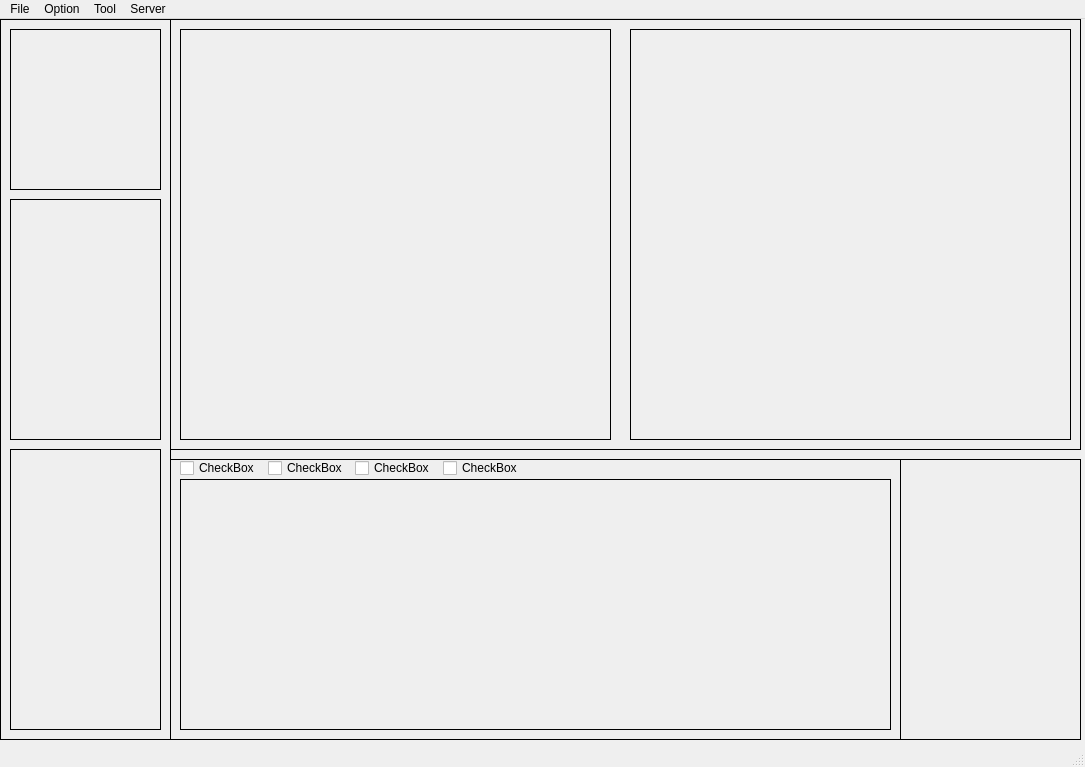
<?xml version="1.0" encoding="UTF-8"?>
<ui version="4.0">
 <class>MainWindow</class>
 <widget class="QMainWindow" name="MainWindow">
  <property name="geometry">
   <rect>
    <x>0</x>
    <y>0</y>
    <width>1085</width>
    <height>767</height>
   </rect>
  </property>
  <property name="windowTitle">
   <string>MainWindow</string>
  </property>
  <widget class="QWidget" name="centralwidget">
   <widget class="QFrame" name="frame_3">
    <property name="geometry">
     <rect>
      <x>0</x>
      <y>0</y>
      <width>171</width>
      <height>721</height>
     </rect>
    </property>
    <property name="frameShape">
     <enum>QFrame::Panel</enum>
    </property>
    <property name="frameShadow">
     <enum>QFrame::Plain</enum>
    </property>
    <property name="lineWidth">
     <number>1</number>
    </property>
    <property name="midLineWidth">
     <number>1</number>
    </property>
    <widget class="QFrame" name="leftbottom_frame">
     <property name="geometry">
      <rect>
       <x>10</x>
       <y>430</y>
       <width>151</width>
       <height>281</height>
      </rect>
     </property>
     <property name="frameShape">
      <enum>QFrame::Panel</enum>
     </property>
     <property name="frameShadow">
      <enum>QFrame::Plain</enum>
     </property>
     <property name="lineWidth">
      <number>1</number>
     </property>
     <property name="midLineWidth">
      <number>1</number>
     </property>
    </widget>
    <widget class="QFrame" name="checkbox_frame">
     <property name="geometry">
      <rect>
       <x>10</x>
       <y>180</y>
       <width>151</width>
       <height>241</height>
      </rect>
     </property>
     <property name="frameShape">
      <enum>QFrame::Panel</enum>
     </property>
     <property name="frameShadow">
      <enum>QFrame::Plain</enum>
     </property>
     <property name="lineWidth">
      <number>1</number>
     </property>
     <property name="midLineWidth">
      <number>1</number>
     </property>
    </widget>
    <widget class="QFrame" name="status_frame">
     <property name="geometry">
      <rect>
       <x>10</x>
       <y>10</y>
       <width>151</width>
       <height>161</height>
      </rect>
     </property>
     <property name="frameShape">
      <enum>QFrame::Panel</enum>
     </property>
     <property name="frameShadow">
      <enum>QFrame::Plain</enum>
     </property>
     <property name="lineWidth">
      <number>1</number>
     </property>
     <property name="midLineWidth">
      <number>1</number>
     </property>
    </widget>
   </widget>
   <widget class="QFrame" name="bottom_frame">
    <property name="geometry">
     <rect>
      <x>170</x>
      <y>440</y>
      <width>731</width>
      <height>281</height>
     </rect>
    </property>
    <property name="frameShape">
     <enum>QFrame::Panel</enum>
    </property>
    <property name="frameShadow">
     <enum>QFrame::Plain</enum>
    </property>
    <property name="lineWidth">
     <number>1</number>
    </property>
    <property name="midLineWidth">
     <number>1</number>
    </property>
    <widget class="QFrame" name="LR_frame">
     <property name="geometry">
      <rect>
       <x>10</x>
       <y>20</y>
       <width>711</width>
       <height>251</height>
      </rect>
     </property>
     <property name="frameShape">
      <enum>QFrame::Panel</enum>
     </property>
     <property name="frameShadow">
      <enum>QFrame::Plain</enum>
     </property>
     <property name="lineWidth">
      <number>1</number>
     </property>
     <property name="midLineWidth">
      <number>1</number>
     </property>
    </widget>
    <widget class="QWidget" name="verticalLayoutWidget">
     <property name="geometry">
      <rect>
       <x>10</x>
       <y>0</y>
       <width>344</width>
       <height>18</height>
      </rect>
     </property>
     <layout class="QHBoxLayout" name="horizontalLayout">
      <item>
       <widget class="QCheckBox" name="checkBox">
        <property name="text">
         <string>CheckBox</string>
        </property>
       </widget>
      </item>
      <item>
       <widget class="QCheckBox" name="checkBox_3">
        <property name="text">
         <string>CheckBox</string>
        </property>
       </widget>
      </item>
      <item>
       <widget class="QCheckBox" name="checkBox_4">
        <property name="text">
         <string>CheckBox</string>
        </property>
       </widget>
      </item>
      <item>
       <widget class="QCheckBox" name="checkBox_2">
        <property name="text">
         <string>CheckBox</string>
        </property>
       </widget>
      </item>
     </layout>
    </widget>
   </widget>
   <widget class="QFrame" name="right_bottom_frame">
    <property name="geometry">
     <rect>
      <x>900</x>
      <y>440</y>
      <width>181</width>
      <height>281</height>
     </rect>
    </property>
    <property name="frameShape">
     <enum>QFrame::Panel</enum>
    </property>
    <property name="frameShadow">
     <enum>QFrame::Plain</enum>
    </property>
    <property name="lineWidth">
     <number>1</number>
    </property>
    <property name="midLineWidth">
     <number>1</number>
    </property>
    <widget class="QFrame" name="frame_8">
     <property name="geometry">
      <rect>
       <x>10</x>
       <y>590</y>
       <width>151</width>
       <height>121</height>
      </rect>
     </property>
     <property name="frameShape">
      <enum>QFrame::Panel</enum>
     </property>
     <property name="frameShadow">
      <enum>QFrame::Plain</enum>
     </property>
     <property name="lineWidth">
      <number>1</number>
     </property>
     <property name="midLineWidth">
      <number>1</number>
     </property>
    </widget>
   </widget>
   <widget class="QFrame" name="mid_frame">
    <property name="geometry">
     <rect>
      <x>170</x>
      <y>0</y>
      <width>911</width>
      <height>431</height>
     </rect>
    </property>
    <property name="frameShape">
     <enum>QFrame::Panel</enum>
    </property>
    <property name="frameShadow">
     <enum>QFrame::Plain</enum>
    </property>
    <property name="lineWidth">
     <number>1</number>
    </property>
    <property name="midLineWidth">
     <number>1</number>
    </property>
    <widget class="QFrame" name="origin_image">
     <property name="geometry">
      <rect>
       <x>10</x>
       <y>10</y>
       <width>431</width>
       <height>411</height>
      </rect>
     </property>
     <property name="frameShape">
      <enum>QFrame::Panel</enum>
     </property>
     <property name="frameShadow">
      <enum>QFrame::Plain</enum>
     </property>
     <property name="lineWidth">
      <number>1</number>
     </property>
     <property name="midLineWidth">
      <number>1</number>
     </property>
    </widget>
    <widget class="QFrame" name="create_image">
     <property name="geometry">
      <rect>
       <x>460</x>
       <y>10</y>
       <width>441</width>
       <height>411</height>
      </rect>
     </property>
     <property name="frameShape">
      <enum>QFrame::Panel</enum>
     </property>
     <property name="frameShadow">
      <enum>QFrame::Plain</enum>
     </property>
     <property name="lineWidth">
      <number>1</number>
     </property>
     <property name="midLineWidth">
      <number>1</number>
     </property>
    </widget>
   </widget>
  </widget>
  <widget class="QMenuBar" name="menubar">
   <property name="geometry">
    <rect>
     <x>0</x>
     <y>0</y>
     <width>1085</width>
     <height>21</height>
    </rect>
   </property>
   <widget class="QMenu" name="menuFile">
    <property name="title">
     <string>File</string>
    </property>
    <addaction name="actionUpload_2"/>
   </widget>
   <widget class="QMenu" name="menuOption">
    <property name="title">
     <string>Option</string>
    </property>
   </widget>
   <widget class="QMenu" name="menuTool">
    <property name="title">
     <string>Tool</string>
    </property>
   </widget>
   <widget class="QMenu" name="menuServer">
    <property name="title">
     <string>Server</string>
    </property>
    <addaction name="actionconnecting"/>
   </widget>
   <addaction name="menuFile"/>
   <addaction name="menuOption"/>
   <addaction name="menuTool"/>
   <addaction name="menuServer"/>
  </widget>
  <widget class="QStatusBar" name="statusbar"/>
  <action name="actionconnecting">
   <property name="text">
    <string>connecting</string>
   </property>
  </action>
  <action name="actionUpload">
   <property name="text">
    <string>Upload</string>
   </property>
  </action>
  <action name="actionUpload_2">
   <property name="text">
    <string>Upload</string>
   </property>
  </action>
 </widget>
 <resources/>
 <connections/>
</ui>
